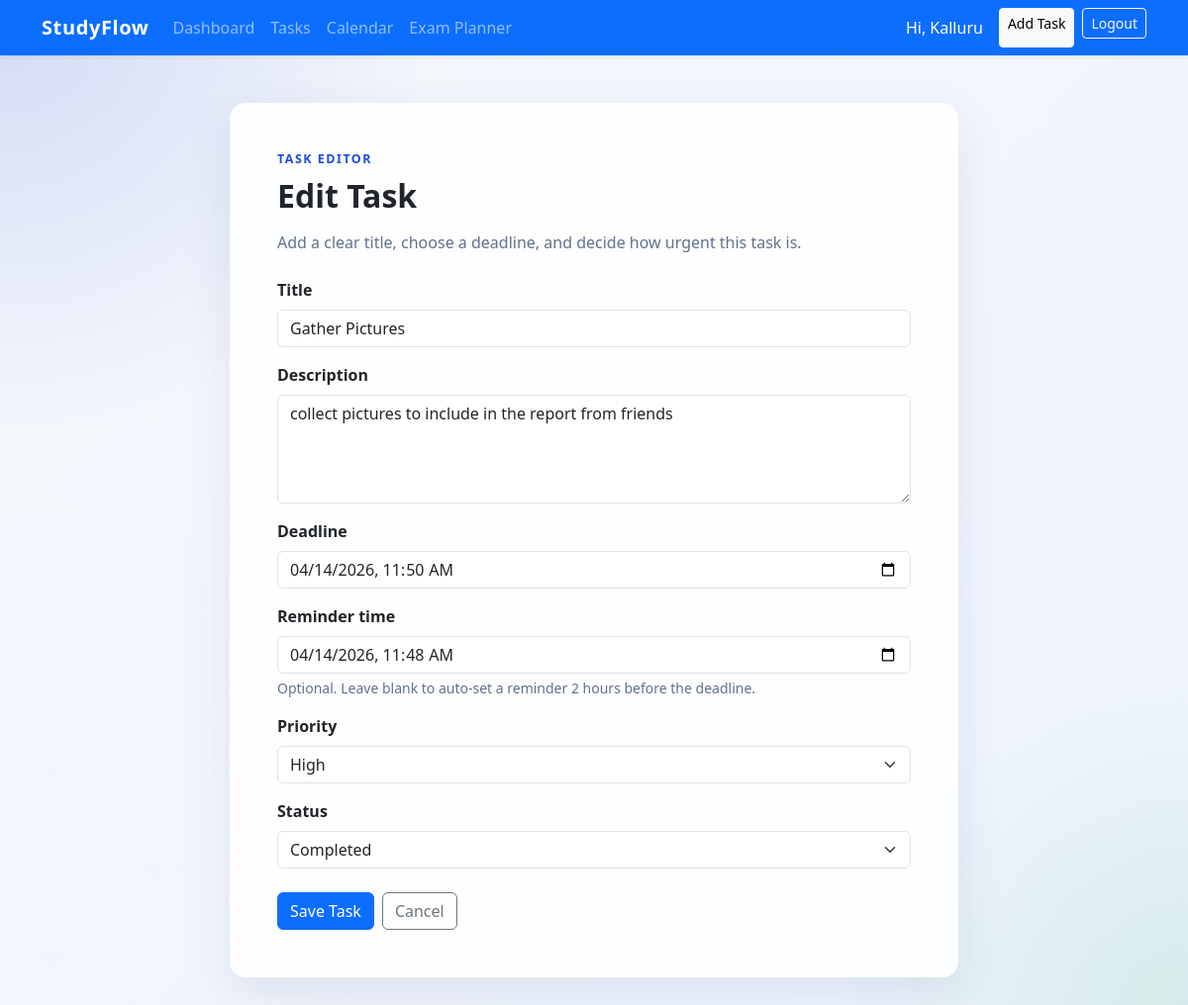
Page /tasks/2/edit/ (signed in) on the committed database.
### tasks/models.py (models this page shows, shortened)
class Task(models.Model):
    PRIORITY_HIGH = "High"
    PRIORITY_MEDIUM = "Medium"
    PRIORITY_LOW = "Low"
    STATUS_PENDING = "Pending"
    STATUS_COMPLETED = "Completed"
    PRIORITY_CHOICES = [
        (PRIORITY_HIGH, "High"),
        (PRIORITY_MEDIUM, "Medium"),
        (PRIORITY_LOW, "Low"),
    ]
    STATUS_CHOICES = [
        (STATUS_PENDING, "Pending"),
        (STATUS_COMPLETED, "Completed"),
    ]
    user = models.ForeignKey(User, on_delete=models.CASCADE, related_name="tasks")
    title = models.CharField(max_length=200)
    description = models.TextField(blank=True)
    deadline = models.DateTimeField()
    reminder_time = models.DateTimeField(blank=True, null=True)
    priority = models.CharField(max_length=10, choices=PRIORITY_CHOICES, default=PRIORITY_MEDIUM)
    status = models.CharField(max_length=10, choices=STATUS_CHOICES, default=STATUS_PENDING)
    created_at = models.DateTimeField(auto_now_add=True)
    completed_at = models.DateTimeField(blank=True, null=True)
    reminder_sent = models.BooleanField(default=False)
    class Meta:
        ordering = ["deadline", "-created_at"]

### tasks/views.py (the view)
# urls.py: path("<int:pk>/edit/", views.task_update_view, name="task_edit"),
@login_required
def task_update_view(request, pk):
    task = get_object_or_404(Task, pk=pk, user=request.user)
    if request.method == "POST":
        form = TaskForm(request.POST, instance=task)
        if form.is_valid():
            form.save()
            messages.success(request, "Task updated successfully.")
            return redirect("task_list")
    else:
        form = TaskForm(instance=task)
    return render(request, "tasks/task_form.html", {"form": form, "page_title": "Edit Task"})

### templates/tasks/task_form.html (shortened to what this page needs)
{% extends "base.html" %}
{% block content %}
<div class="row justify-content-center">
    <div class="col-lg-8">
        <div class="card content-card p-4 p-lg-5">
            <div class="page-eyebrow mb-2">Task Editor</div>
            <h2 class="fw-bold mb-3">{{ page_title }}</h2>
            <p class="text-secondary mb-4">Add a clear title, choose a deadline, and decide how urgent this task is.</p>
            <form method="post" novalidate>
                {% for field in form %}
                    <div class="mb-3">
                        <label class="form-label fw-semibold" for="{{ field.id_for_label }}">{{ field.label }}</label>
                        {{ field }}
                        {% if field.help_text %}
                            <div class="form-text">{{ field.help_text }}</div>
                        {% endif %}
                    </div>
                {% endfor %}
                <div class="d-flex flex-wrap gap-2 pt-2">
                    <button type="submit" class="btn btn-primary">Save Task</button>
                    <a href="{% url 'task_list' %}" class="btn btn-outline-secondary">Cancel</a>
                </div>
            </form>
        </div>
    </div>
</div>
{% endblock %}

### templates/base.html (shortened to what this page needs)
<!DOCTYPE html>
<html lang="en">
<head>
    <link href="https://cdn.jsdelivr.net/npm/bootstrap@5.3.3/dist/css/bootstrap.min.css" rel="stylesheet">
</head>
<body>
    <nav class="navbar navbar-expand-lg navbar-dark bg-primary shadow-sm">
        <div class="container">
            <a class="navbar-brand" href="{% url 'home' %}">StudyFlow</a>
            <div class="collapse navbar-collapse" id="mainNavbar">
                <ul class="navbar-nav me-auto mb-2 mb-lg-0">
                    {% if user.is_authenticated %}
                        <li class="nav-item"><a class="nav-link" href="{% url 'dashboard' %}">Dashboard</a></li>
                        <li class="nav-item"><a class="nav-link" href="{% url 'task_list' %}">Tasks</a></li>
                        <li class="nav-item"><a class="nav-link" href="{% url 'calendar' %}">Calendar</a></li>
                        <li class="nav-item"><a class="nav-link" href="{% url 'chatbot' %}">Exam Planner</a></li>
                    {% endif %}
                </ul>
                <div class="d-flex gap-2">
                    {% if user.is_authenticated %}
                        <span class="navbar-text text-white me-2">Hi, {{ user.first_name|default:user.username }}</span>
                        <a class="btn btn-light btn-sm" href="{% url 'task_add' %}">Add Task</a>
                        <form method="post" action="{% url 'logout' %}">
                            <button type="submit" class="btn btn-outline-light btn-sm">Logout</button>
                        </form>
                    {% else %}
                        <a class="btn btn-outline-light btn-sm" href="{% url 'login' %}">Login</a>
                        <a class="btn btn-light btn-sm" href="{% url 'register' %}">Register</a>
                    {% endif %}
                </div>
            </div>
        </div>
    </nav>
    <main class="py-5">
        <div class="container">
            {% block content %}{% endblock %}
        </div>
    </main>
</body>
</html>

### templates/base.html (style rules this page uses)
:root { --sf-primary: #1f4bd8; --sf-primary-dark: #1939a5; --sf-accent: #16a34a; --sf-warning: #f59e0b; --sf-danger: #dc2626; --sf-ink: #15213a; --sf-muted: #62708a; --sf-surface: rgba(255, 255, 255, 0.88); --sf-border: rgba(121, 136, 171, 0.18); }
body { background: radial-gradient(circle at top left, rgba(31, 75, 216, 0.16), transparent 28%), radial-gradient(circle at bottom right, rgba(22, 163, 74, 0.12), transparent 22%), linear-gradient(135deg, #f5f7fb 0%, #eef4ff 100%); min-height: 100vh; color: var(--sf-ink); }
.navbar-brand { font-weight: 700; letter-spacing: 0.03em; }
.hero-card, .content-card { border: 0; border-radius: 1rem; background: var(--sf-surface); backdrop-filter: blur(10px); box-shadow: 0 18px 48px rgba(28, 54, 105, 0.1); }
.page-eyebrow { text-transform: uppercase; letter-spacing: 0.12em; font-size: 0.78rem; font-weight: 700; color: var(--sf-primary); }
.form-text, .text-secondary { color: var(--sf-muted) !important; }

### rows in the picture
Task: form "Gather Pictures" "collect pictures to include in the report from friends" "04/14/2026 11:50" "04/14/2026 11:48" "High" "Completed"

### other values in the picture
{{ user.first_name|default:user.username }} "Kalluru"
{{ page_title }} "Edit Task"
{{ field.label }} "Title" "Description" "Deadline" "Reminder time" "Priority" "Status"
{{ field.help_text }} "Optional. Leave blank to auto-set a reminder 2 hours before the deadline."
